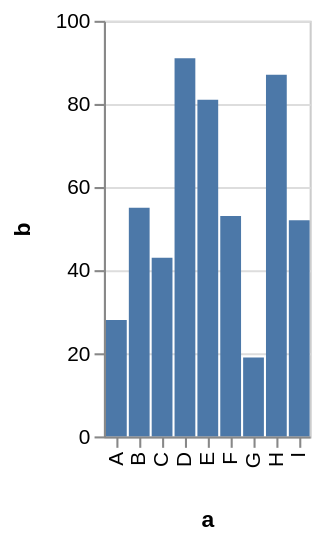

Source (Vega-Lite JSON):
### Vega specification from a JSON file in a GitHub repository (floating-point values rounded to 4 significant figures)
{"$schema": "https://vega.github.io/schema/vega/v3.0.json", "description": "A simple bar chart with embedded data.", "autosize": "pad", "padding": 5, "encode": {"update": {"stroke": {"value": "#ccc"}, "fill": {"value": "transparent"}}}, "data": [{"name": "source_0", "values": [{"a": "A", "b": 28}, {"a": "B", "b": 55}, {"a": "C", "b": 43}, {"a": "D", "b": 91}, {"a": "E", "b": 81}, {"a": "F", "b": 53}, {"a": "G", "b": 19}, {"a": "H", "b": 87}, {"a": "I", "b": 52}]}, {"name": "data_0", "source": "source_0", "transform": [{"type": "formula", "expr": "toNumber(datum[\"b\"])", "as": "b"}, {"type": "filter", "expr": "datum[\"b\"] !== null && !isNaN(datum[\"b\"])"}]}], "signals": [{"name": "x_step", "value": 11}, {"name": "width", "update": "bandspace(domain('x').length, 0.1, 0.05) * x_step"}, {"name": "height", "update": "200"}], "marks": [{"name": "marks", "type": "rect", "role": "bar", "from": {"data": "data_0"}, "encode": {"update": {"x": {"scale": "x", "field": "a"}, "width": {"scale": "x", "band": true}, "y": {"scale": "y", "field": "b"}, "y2": {"scale": "y", "value": 0}, "fill": {"value": "#4c78a8"}}}}], "scales": [{"name": "x", "type": "band", "domain": {"data": "data_0", "field": "a", "sort": true}, "range": {"step": {"signal": "x_step"}}, "round": true, "paddingInner": 0.1, "paddingOuter": 0.05}, {"name": "y", "type": "linear", "domain": {"data": "data_0", "field": "b"}, "range": [{"signal": "height"}, 0], "round": true, "nice": true, "zero": true}], "axes": [{"scale": "x", "labelOverlap": true, "orient": "bottom", "title": "a", "zindex": 1, "encode": {"labels": {"update": {"angle": {"value": 270}, "align": {"value": "right"}, "baseline": {"value": "middle"}}}}}, {"scale": "y", "labelOverlap": true, "orient": "left", "tickCount": {"signal": "ceil(height/40)"}, "title": "b", "zindex": 1}, {"scale": "y", "domain": false, "grid": true, "labels": false, "maxExtent": 0, "minExtent": 0, "orient": "left", "tickCount": {"signal": "ceil(height/40)"}, "ticks": false, "zindex": 0, "gridScale": "x"}], "config": {"axis": {"minExtent": 30}}}
